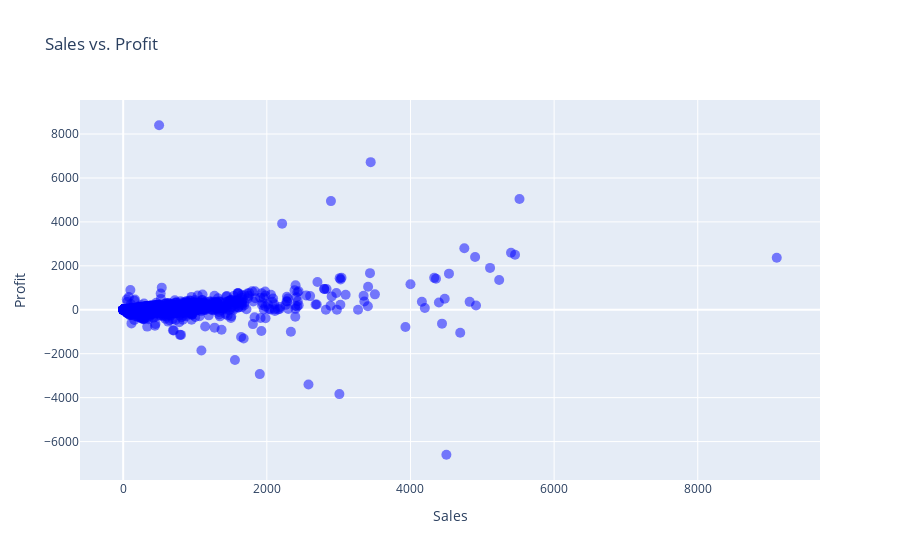

The notebook cell this image was saved under:
### Code cell
# Create a scatter plot trace
trace = go.Scatter(
    x=data['Sales'],
    y=data['Profit'],
    mode='markers',
    marker=dict(
        size=10,
        color='blue',  # You can customize the color here
        opacity=0.5,
    ),
)

# Create layout
layout = go.Layout(
    title='Sales vs. Profit',
    xaxis=dict(title='Sales'),
    yaxis=dict(title='Profit'),
    hovermode='closest'
)

# Create figure
fig = go.Figure(data=[trace], layout=layout)

# Show plot
fig.show()

### Figure 1 — Plotly figure (JSON) as saved in the notebook; plotly's stock layout.template omitted (floating-point values rounded to 4 significant figures; data arrays with more than 128 entries replaced by an {"elided": "..."} marker saying what was removed)
{"data": [{"marker": {"color": "blue", "opacity": 0.5, "size": 10}, "mode": "markers", "type": "scatter", "x": {"elided": "5901 float values"}, "y": {"elided": "5901 float values"}}], "layout": {"hovermode": "closest", "title": {"text": "Sales vs. Profit"}, "xaxis": {"title": {"text": "Sales"}}, "yaxis": {"title": {"text": "Profit"}}}}
